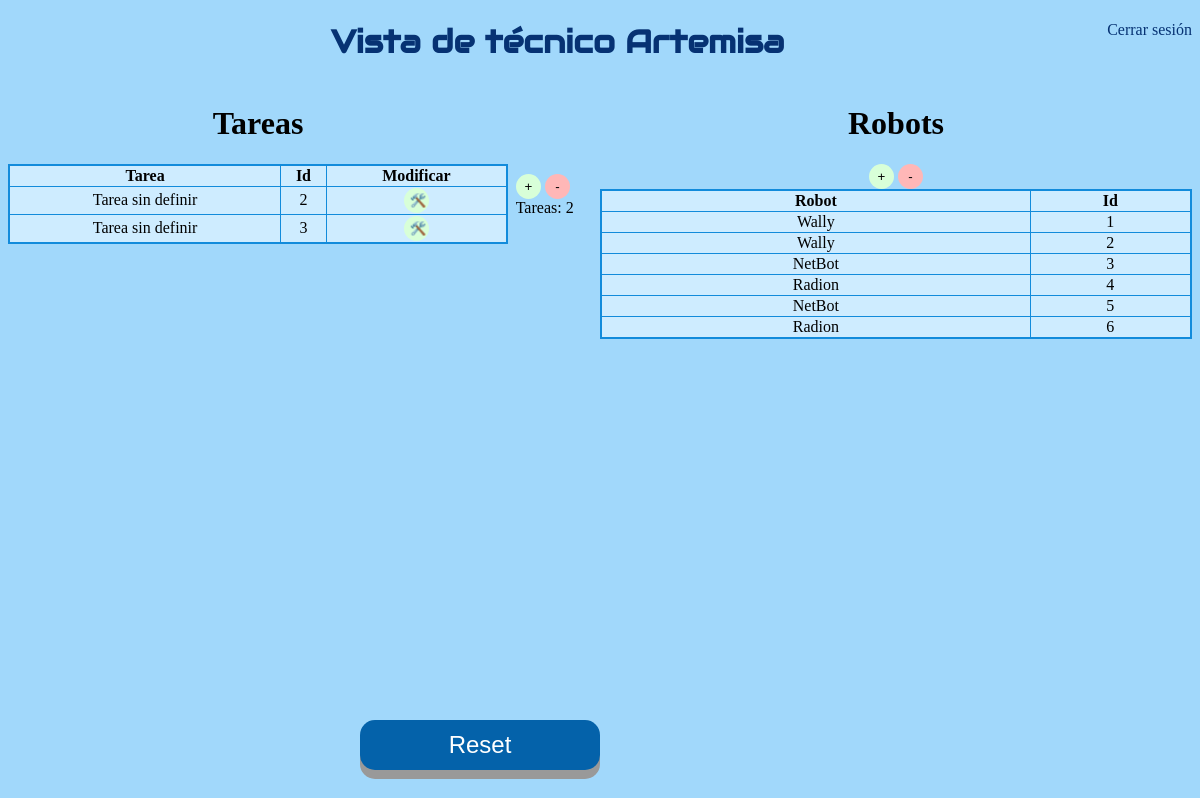
The page /Interfaz_tecnico.html on the database its author committed.
### app.py (models this page shows)
class Todo(db.Model): #Tabla para tareas creadas
    id = db.Column(db.Integer, primary_key=True)
    content = db.Column(db.String(200), nullable=False)
    priority = db.Column(db.String(200))        # prioridad
    descripcion = db.Column(db.String(200))             # Descripcion
    atributos = db.Column(db.String(800))               # Atributos

class Robo(db.Model):
    id = db.Column(db.Integer, primary_key=True)
    nombre = db.Column(db.String(200), nullable=False)

### app.py (the view)
@app.route('/Interfaz_tecnico.html', methods=['POST','GET'])     # Redireccion a Tecnico
def tecnico():
    tasks = Todo.query.order_by(Todo.id).all() # Este método nos devuelve todos los elementos de la tabla de la base de datos
    rob = Robo.query.order_by(Robo.id).all()
    return render_template('Interfaz_tecnico.html', tasks=tasks, rob=rob) # Presentar las tareas

### templates/Interfaz_tecnico.html (shortened to what this page needs)
{% extends 'base.html' %}
{% block head %}
</head>
{% endblock %}
{% block body %}
<a style="float:right" href="index.html">Cerrar sesión</a>
<center>
  <h1 class="principal"> Vista de técnico Artemisa</h1>
</center>
<div class="inline-div-izquierda">
  <h1 class="Copper">Tareas</h1>
  <center>
    <table>
      <tr>
          <th> Tarea</th>
          <th> Id </th>
          <th> Modificar </th>
      </tr>
      {% for task in tasks %}
        {% if task.id!=1 %}
          <tr>
            <td> {{ task.content }}</td>
            <td> {{ task.id }} </td>
            <td> <button type="button" class="button3" onClick="window.location.href='/update/{{ task.id }}';">🛠️</button> </td>
          </tr>
        {% endif %}
      {% endfor %}
      </table>
  </center>
</div>
<div class="inline-div-izquierda2">
  <br> <br> <br> <br> <br>
  <button type="button" class="button3" onClick="window.location.href='/new_update/{{ tasks[-1].id }}';">+</button>
  <button type="button" class="button4" onClick="window.location.href='/delete';">-</button>
 <br> &nbsp;
  Tareas:
  <a id="clicks">{{ tasks[-1].id -1 }}</a> <br>
</div>
<center>
  <div class="inline-div-derecha">
    <h1 class="Copper"> Robots</h1>
    <button type="button" class="button3" onClick="window.location.href='/nuevo_robot';">+</button>
    <button type="button" class="button4" onClick="window.location.href='/delete_robot';">-</button>
    <br>
    <table>
      <tr>
          <th> Robot</th>
          <th> Id </th>
      </tr>
      {% for robot in rob %}
          <tr>
            <td> {{ robot.nombre }}</td>
            <td> {{ robot.id }} </td>
          </tr>
      {% endfor %}
      </table>
  </div>
  <br>
  <br>
</center>
<br> <br> <br> <br> <br> <br> <br> <br> <br> <br> <br> <br> <br> <br> <br> <br> <br> <br> <br> <br> <br>
<center>
  <button id="boton2" class="button2" onclick="window.location.href='/reset';">Reset</button>
</center>
  {% endblock %}

### static/css/main.css (style rules this page uses)
a:link { text-decoration: none; color: rgb(6, 50, 115); }
body { background-color: #a1d8fb; }
h1.Copper { font-family: Copperplate, Papyrus, fantasy; text-align: center }
h1.principal { font-family: "Audiowide", sans-serif; color: rgb(6, 50, 115); }
.button2 { width: 20%; height: 50px; font-size: 24px; text-align: center; position: absolute; bottom: 30px; right: 600px; cursor: pointer; outline: none; color: #fff; background-color: #0462aa; border: none; border-radius: 15px; box-shadow: 0 9px #999; }
.button3 { width: 25px; height: 25px; border: none; border-radius: 15px; background-color: #d8ffd8; }
.button4 { width: 25px; height: 25px; border: none; border-radius: 15px; background-color: #ffb7b7; }
.inline-div-derecha { width: 50%; float: right; }
.inline-div-izquierda { width: 500px; float: left; }
.inline-div-izquierda2 { width: 72px; float: left; }
table { border: 2px solid rgb(18, 139, 219); border-collapse: collapse; width: 100%; text-align: center; background-color: #ceecff; }
th, td { border: 1px solid rgb(18, 139, 219); }

### rows shown on the page
Todo: content "Tarea sin definir", id "2"
Todo: content "Tarea sin definir", id "3"
Robo: nombre "Wally", id "1"
Robo: nombre "Wally", id "2"
Robo: nombre "NetBot", id "3"
Robo: nombre "Radion", id "4"
Robo: nombre "NetBot", id "5"
Robo: nombre "Radion", id "6"

### other values the page prints
{{ tasks[-1].id -1 }} "2"
